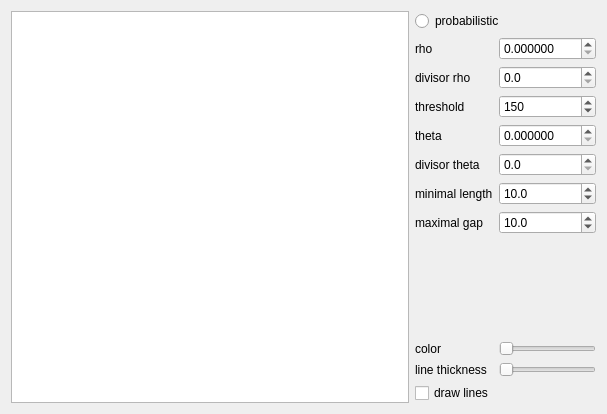
<?xml version="1.0" encoding="UTF-8"?>
<ui version="4.0">
 <class>DialogHoughLines</class>
 <widget class="QDialog" name="DialogHoughLines">
  <property name="geometry">
   <rect>
    <x>0</x>
    <y>0</y>
    <width>607</width>
    <height>414</height>
   </rect>
  </property>
  <property name="windowTitle">
   <string>Dialog</string>
  </property>
  <layout class="QGridLayout" name="gridLayout" rowstretch="0,0,0,0,0,0,0,0,0,0,0,0,0,0">
   <item row="0" column="0" rowspan="14">
    <widget class="QTableView" name="tableView"/>
   </item>
   <item row="4" column="1">
    <widget class="QLabel" name="lblTheta">
     <property name="text">
      <string>theta</string>
     </property>
    </widget>
   </item>
   <item row="1" column="1">
    <widget class="QLabel" name="lblRho">
     <property name="text">
      <string>rho</string>
     </property>
    </widget>
   </item>
   <item row="1" column="2">
    <widget class="QDoubleSpinBox" name="dblSBRho">
     <property name="decimals">
      <number>6</number>
     </property>
     <property name="maximum">
      <double>2000.000000000000000</double>
     </property>
     <property name="singleStep">
      <double>5.000000000000000</double>
     </property>
    </widget>
   </item>
   <item row="0" column="1" colspan="2">
    <widget class="QRadioButton" name="rBProb">
     <property name="text">
      <string>probabilistic</string>
     </property>
    </widget>
   </item>
   <item row="4" column="2">
    <widget class="QDoubleSpinBox" name="dblSBTheta">
     <property name="decimals">
      <number>6</number>
     </property>
     <property name="maximum">
      <double>1000.000000000000000</double>
     </property>
     <property name="singleStep">
      <double>0.100000000000000</double>
     </property>
     <property name="value">
      <double>0.000000000000000</double>
     </property>
    </widget>
   </item>
   <item row="10" column="1" colspan="2">
    <spacer name="verticalSpacer">
     <property name="orientation">
      <enum>Qt::Vertical</enum>
     </property>
     <property name="sizeHint" stdset="0">
      <size>
       <width>20</width>
       <height>40</height>
      </size>
     </property>
    </spacer>
   </item>
   <item row="2" column="1">
    <widget class="QLabel" name="lblDivRho">
     <property name="text">
      <string>divisor rho</string>
     </property>
    </widget>
   </item>
   <item row="3" column="1">
    <widget class="QLabel" name="lblThreshold">
     <property name="text">
      <string>threshold</string>
     </property>
    </widget>
   </item>
   <item row="6" column="1">
    <widget class="QLabel" name="lblMinLength">
     <property name="text">
      <string>minimal length</string>
     </property>
    </widget>
   </item>
   <item row="6" column="2">
    <widget class="QDoubleSpinBox" name="dblSBMinLength">
     <property name="decimals">
      <number>1</number>
     </property>
     <property name="maximum">
      <double>300.000000000000000</double>
     </property>
     <property name="value">
      <double>10.000000000000000</double>
     </property>
    </widget>
   </item>
   <item row="7" column="1">
    <widget class="QLabel" name="lblMaxGap">
     <property name="text">
      <string>maximal gap</string>
     </property>
    </widget>
   </item>
   <item row="3" column="2">
    <widget class="QSpinBox" name="sBThreshold">
     <property name="sizePolicy">
      <sizepolicy hsizetype="Minimum" vsizetype="Fixed">
       <horstretch>0</horstretch>
       <verstretch>0</verstretch>
      </sizepolicy>
     </property>
     <property name="minimum">
      <number>1</number>
     </property>
     <property name="maximum">
      <number>5000</number>
     </property>
     <property name="value">
      <number>150</number>
     </property>
    </widget>
   </item>
   <item row="2" column="2">
    <widget class="QDoubleSpinBox" name="dblSBDivRho">
     <property name="decimals">
      <number>1</number>
     </property>
     <property name="maximum">
      <double>1000.000000000000000</double>
     </property>
    </widget>
   </item>
   <item row="5" column="1">
    <widget class="QLabel" name="lblDivTheta">
     <property name="text">
      <string>divisor theta</string>
     </property>
    </widget>
   </item>
   <item row="5" column="2">
    <widget class="QDoubleSpinBox" name="dblSBDivTheta">
     <property name="decimals">
      <number>1</number>
     </property>
     <property name="maximum">
      <double>1000.000000000000000</double>
     </property>
    </widget>
   </item>
   <item row="7" column="2">
    <widget class="QDoubleSpinBox" name="dblSBMaxGap">
     <property name="decimals">
      <number>1</number>
     </property>
     <property name="maximum">
      <double>2000.000000000000000</double>
     </property>
     <property name="value">
      <double>10.000000000000000</double>
     </property>
    </widget>
   </item>
   <item row="12" column="1">
    <widget class="QLabel" name="label">
     <property name="text">
      <string>line thickness</string>
     </property>
    </widget>
   </item>
   <item row="12" column="2">
    <widget class="QSlider" name="sliderLineThickness">
     <property name="sizePolicy">
      <sizepolicy hsizetype="Preferred" vsizetype="Fixed">
       <horstretch>0</horstretch>
       <verstretch>0</verstretch>
      </sizepolicy>
     </property>
     <property name="minimum">
      <number>1</number>
     </property>
     <property name="maximum">
      <number>12</number>
     </property>
     <property name="orientation">
      <enum>Qt::Horizontal</enum>
     </property>
    </widget>
   </item>
   <item row="11" column="1">
    <widget class="QLabel" name="label_2">
     <property name="text">
      <string>color</string>
     </property>
    </widget>
   </item>
   <item row="11" column="2">
    <widget class="QSlider" name="sliderColor">
     <property name="sizePolicy">
      <sizepolicy hsizetype="Preferred" vsizetype="Fixed">
       <horstretch>0</horstretch>
       <verstretch>0</verstretch>
      </sizepolicy>
     </property>
     <property name="maximum">
      <number>255</number>
     </property>
     <property name="orientation">
      <enum>Qt::Horizontal</enum>
     </property>
    </widget>
   </item>
   <item row="13" column="1" colspan="2">
    <widget class="QCheckBox" name="cBDrawLines">
     <property name="text">
      <string>draw lines</string>
     </property>
    </widget>
   </item>
  </layout>
 </widget>
 <resources/>
 <connections/>
</ui>
